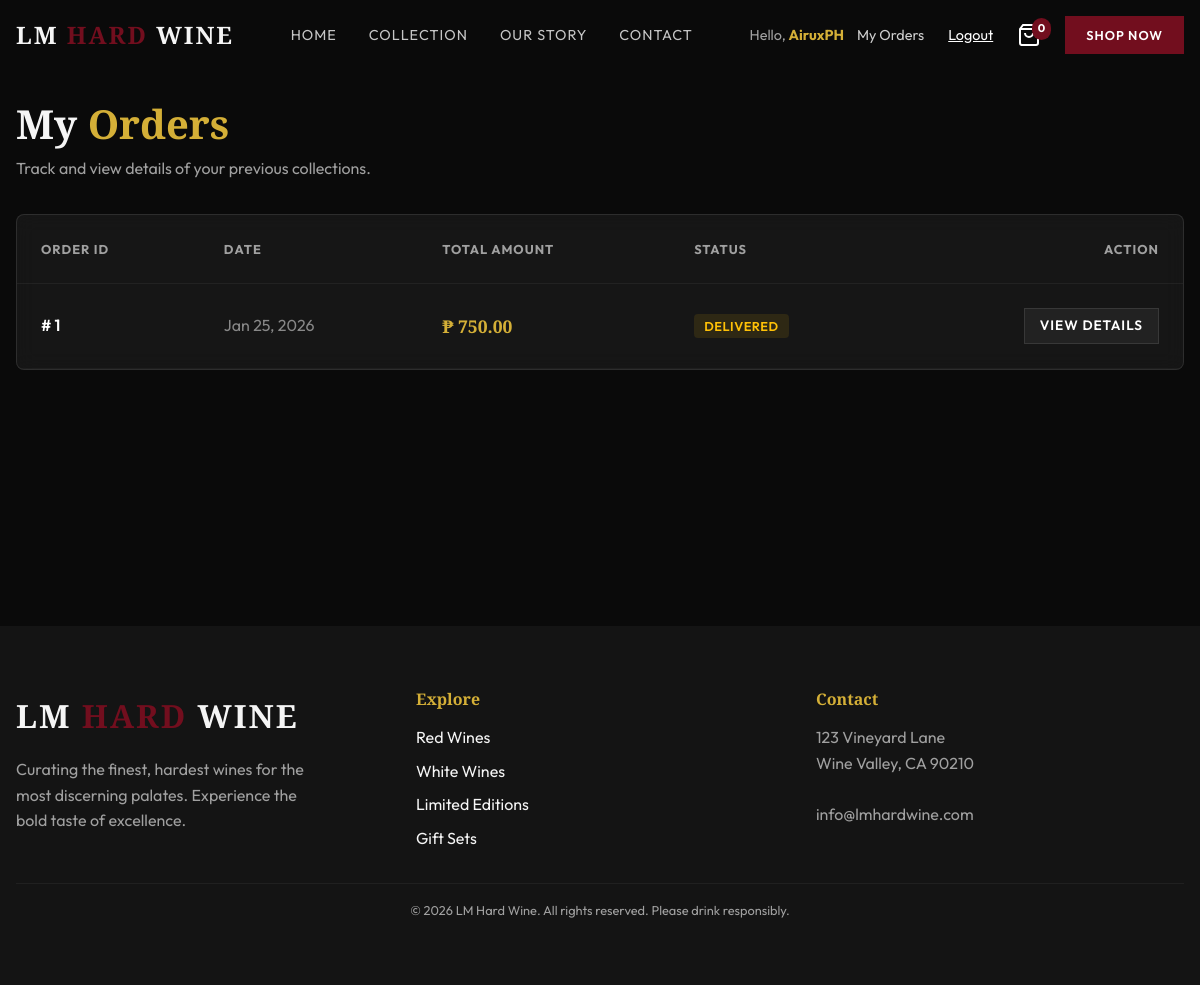
/my-orders.php (signed in), run on the app's committed database.
### tables this page shows
CREATE TABLE `orders` (
  `id` int(11) NOT NULL,
  `customer_name` varchar(255) NOT NULL,
  `customer_email` varchar(255) NOT NULL,
  `customer_address` text NOT NULL,
  `total_amount` decimal(10,2) NOT NULL,
  `order_date` datetime DEFAULT current_timestamp(),
  `status` varchar(50) DEFAULT 'Pending',
  `is_deleted` tinyint(1) DEFAULT 0,
  `user_id` int(11) DEFAULT NULL
);

### my-orders.php (the view, shortened to what this page needs)
<?php
include 'includes/db.php';
include 'includes/header.php';
$user_id = $_SESSION['user_id'];
$stmt = $pdo->prepare("SELECT * FROM orders WHERE user_id = ? AND is_deleted = 0 ORDER BY order_date DESC");
$stmt->execute([$user_id]);
$orders = $stmt->fetchAll(PDO::FETCH_ASSOC);
?>
<main style="padding-top: 100px; padding-bottom: var(--spacing-xl);">
    <div class="container">
        <div style="margin-bottom: 2rem;">
            <h1 style="font-family: 'Playfair Display', serif; font-size: 2.5rem; margin-bottom: 0.5rem;">My <span
                    style="color: var(--color-accent);">Orders</span></h1>
            <p style="color: var(--color-text-muted);">Track and view details of your previous collections.</p>
        </div>
        <div class="glass-card" style="padding: 0; overflow: hidden;">
            <?php if (empty($orders)): ?>
                <div style="text-align: center; padding: 5rem 2rem;">
                    <span style="font-size: 4rem; opacity: 0.1; display: block; margin-bottom: 1rem;">🍷</span>
                    <p style="color: var(--color-text-muted);">You haven't placed any orders yet.</p>
                    <a href="products.php" class="btn btn-primary" style="margin-top: 1.5rem;">Explore Collection</a>
                </div>
            <?php else: ?>
                <div style="overflow-x: auto;">
                    <table style="width: 100%; border-collapse: collapse; min-width: 600px;">
                        <thead>
                            <tr style="border-bottom: 1px solid rgba(255,255,255,0.05);">
                                <th
                                    style="text-align: left; padding: 1.5rem; color: var(--color-text-muted); font-size: 0.8rem; text-transform: uppercase; letter-spacing: 1px;">
                                    Order ID</th>
                                <th
                                    style="text-align: left; padding: 1.5rem; color: var(--color-text-muted); font-size: 0.8rem; text-transform: uppercase; letter-spacing: 1px;">
                                    Date</th>
                                <th
                                    style="text-align: left; padding: 1.5rem; color: var(--color-text-muted); font-size: 0.8rem; text-transform: uppercase; letter-spacing: 1px;">
                                    Total Amount</th>
                                <th
                                    style="text-align: left; padding: 1.5rem; color: var(--color-text-muted); font-size: 0.8rem; text-transform: uppercase; letter-spacing: 1px;">
                                    Status</th>
                                <th
                                    style="text-align: right; padding: 1.5rem; color: var(--color-text-muted); font-size: 0.8rem; text-transform: uppercase; letter-spacing: 1px;">
                                    Action</th>
                            </tr>
                        </thead>
                        <tbody>
                            <?php foreach ($orders as $o): ?>
                                <tr style="border-bottom: 1px solid rgba(255,255,255,0.03); transition: background 0.3s;"
                                    onmouseover="this.style.background='rgba(255,255,255,0.02)'"
                                    onmouseout="this.style.background='transparent'">
                                    <td style="padding: 1.5rem; font-weight: 600; color: #fff;">#
                                        <?php echo $o['id']; ?>
                                    </td>
                                    <td style="padding: 1.5rem; color: #888;">
                                        <?php echo date('M d, Y', strtotime($o['order_date'])); ?>
                                    </td>
                                    <td
                                        style="padding: 1.5rem; color: var(--color-accent); font-weight: bold; font-family: 'Playfair Display', serif; font-size: 1.1rem;">
                                        ₱
                                        <?php echo number_format($o['total_amount'], 2); ?>
                                    </td>
                                    <td style="padding: 1.5rem;">
                                        <?php
                                        $bg = 'rgba(255,193,7,0.1)';
                                        $color = '#ffc107';
                                        ?>
                                        <span
                                            style="background: <?php echo $bg; ?>; color: <?php echo $color; ?>; padding: 4px 10px; border-radius: 4px; font-size: 0.8rem; font-weight: 600; text-transform: uppercase; letter-spacing: 0.5px;">
                                            <?php echo htmlspecialchars($o['status']); ?>
                                        </span>
                                    </td>
                                    <td style="padding: 1.5rem; text-align: right;">
                                        <a href="view-order-details.php?id=<?php echo $o['id']; ?>" class="btn"
                                            style="padding: 6px 15px; font-size: 0.85rem; background: rgba(255,255,255,0.05); color: #fff; border: 1px solid rgba(255,255,255,0.1);">View
                                            Details</a>
                                    </td>
                                </tr>
                            <?php endforeach; ?>
                        </tbody>
                    </table>
                </div>
            <?php endif; ?>
        </div>
    </div>
</main>
<?php include 'includes/footer.php'; ?>

### css/style.css (style rules this page uses)
:root { --color-bg-main: #0a0a0a; --color-bg-secondary: #141414; --color-bg-card: rgba(30, 30, 30, 0.6); --color-primary: #720e1e; --color-primary-light: #a52a2a; --color-accent: #d4af37; --color-text-main: #f5f5f5; --color-text-muted: #a0a0a0; --font-heading: 'Playfair Display', serif; --font-body: 'Outfit', sans-serif; --spacing-xs: 0.5rem; --spacing-sm: 1rem; --spacing-md: 2rem; --spacing-lg: 4rem; --spacing-xl: 8rem; --glass-bg: rgba(255, 255, 255, 0.05); --glass-border: 1px solid rgba(255, 255, 255, 0.1); --shadow-main: 0 10px 30px rgba(0, 0, 0, 0.5); --transition-fast: 0.3s ease; }
*, *::before, *::after { box-sizing: border-box; margin: 0; padding: 0; }
html { scroll-behavior: smooth; }
body { background-color: var(--color-bg-main); color: var(--color-text-main); font-family: var(--font-body); line-height: 1.6; overflow-x: hidden; }
h1, h2, h3, h4, h5, h6 { font-family: var(--font-heading); color: var(--color-text-main); margin-bottom: var(--spacing-sm); line-height: 1.2; }
h1 { font-size: 3.5rem; }
a { color: inherit; text-decoration: none; transition: var(--transition-fast); }
.container { max-width: 1200px; margin: 0 auto; padding: 0 var(--spacing-sm); }
.btn { display: inline-block; padding: 12px 32px; background: transparent; border: 1px solid var(--color-accent); color: var(--color-accent); font-family: var(--font-body); font-weight: 600; text-transform: uppercase; letter-spacing: 1px; cursor: pointer; transition: var(--transition-fast); }
.glass-card { background: var(--glass-bg); backdrop-filter: blur(10px); border: var(--glass-border); padding: var(--spacing-md); border-radius: 8px; position: relative; }
:root { --header-height: 80px; }

### data on the page
orders: id "1", order_date "Jan 25, 2026", total_amount "750.00", status "DELIVERED"

### other printed values
$_SESSION['username'] "AiruxPH"
